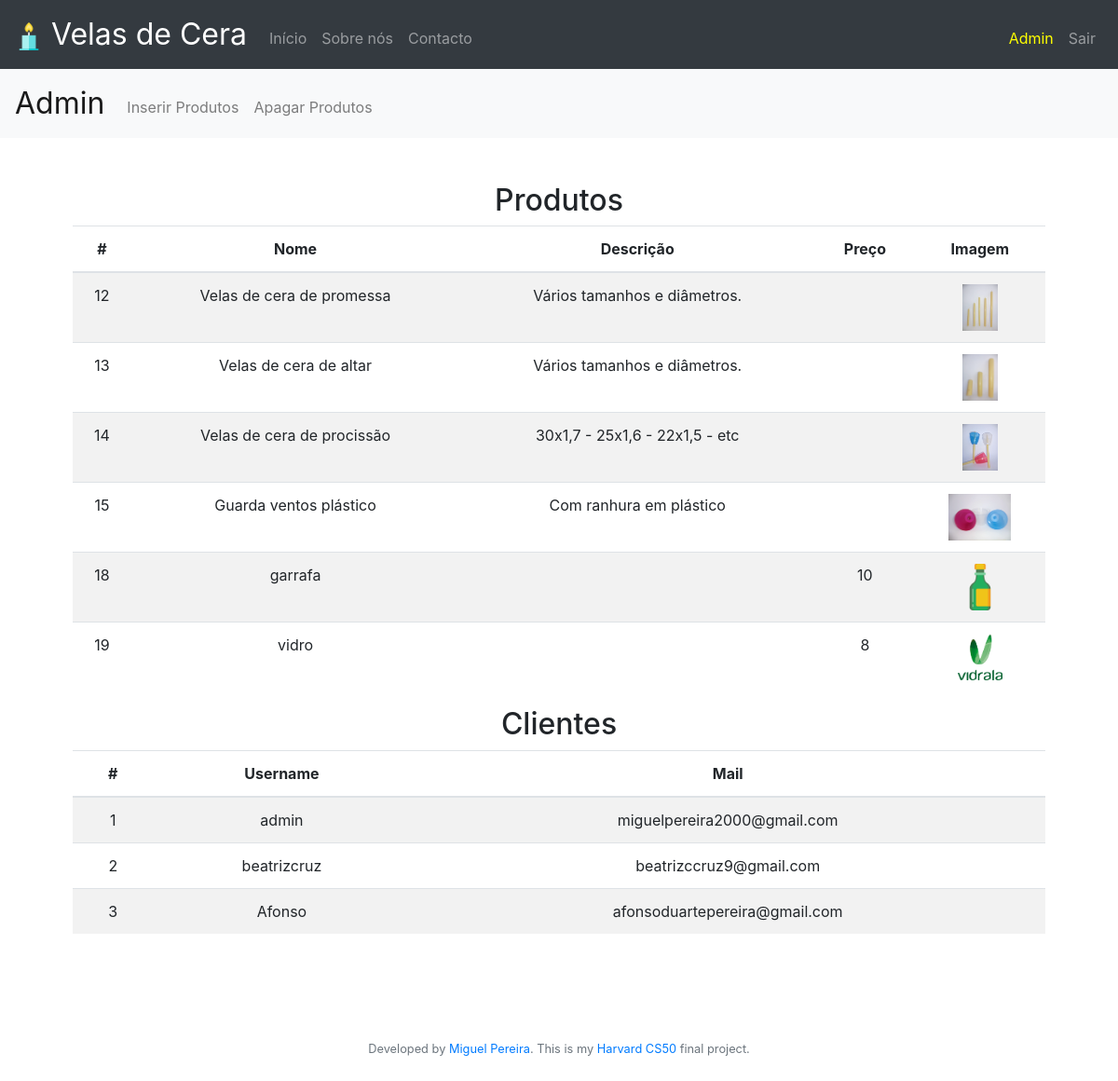
The page /admin (signed in) on the database its author committed.
### tables this page shows
CREATE TABLE produtos (
id integer not null primary key autoincrement,
image text,
name text not null,
desc text, price numeric);

CREATE TABLE users (id integer not null primary key autoincrement, username text not null, hash text not null, mail text not null unique, tipo text not null);

### app.py (the view)
@app.route("/admin", methods=["GET", "POST"])
@admin_login_required
def admin():
    produtos = db.execute("select id, name, desc, price, image from produtos")
    users = db.execute("select id, username, mail from users")
    return render_template("adminIndex.html", produtos=produtos, users = users)

### app.py (called while the page is built)
@app.after_request
def after_request(response):
    response.headers["Cache-Control"] = "no-cache, no-store, must-revalidate"
    response.headers["Expires"] = 0
    response.headers["Pragma"] = "no-cache"
    return response

def admin_login_required(f):
    @wraps(f)
    def decorated_function(*args, **kwargs):
        if session.get("user_id") is None:
            return redirect("/login")
        else:
            rows = db.execute("select * from users where id = :id", id=session.get("user_id"))
            if len(rows) != 1 or rows[0]["tipo"] != "admin":
                return apology("Não és admin", 400)
        return f(*args, **kwargs)
    return decorated_function

### templates/adminIndex.html (shortened to what this page needs)
{% extends "admin.html" %}
{% block mainAdmin %}
    <table class="table table-striped">
        <thead>
            <h2>
                Produtos
            </h2>
            <tr>
                <th>#</th>
                <th>Nome</th>
                <th>Descrição</th>
                <th>Preço</th>
                <th>Imagem</th>
            </tr>
        </thead>
        <tbody>
        {% for produto in produtos %}
            <tr>
                <td>{{ produto.id }}</td>
                <td>{{ produto.name }}</td>
                <td>{{ produto.desc }}</td>
                <td>{{ produto.price }}</td>
                <td>
                    <img src="/static/image/uploads/{{ produto.image }}" style="object-fit:scale-down; height: 50px;">
                </td>
            </tr>
        {% endfor %}
        </tbody>
    </table>
    <table class="table table-striped">
        <thead>
            <h2>
                Clientes
            </h2>
            <tr>
                <th>#</th>
                <th>Username</th>
                <th>Mail</th>
            </tr>
        </thead>
        <tbody>
        {% for cliente in users %}
            <tr>
                <td>{{ cliente.id }}</td>
                <td>{{ cliente.username }}</td>
                <td>{{ cliente.mail }}</td>
            </tr>
        {% endfor %}
        </tbody>
    </table>
{% endblock %}

### static/styles.css (style rules this page uses)
main img { max-width: 100%; }

### rows shown on the page
produtos: id "12", name "Velas de cera de promessa", desc "Vários tamanhos e diâmetros.", image (picture)
produtos: id "13", name "Velas de cera de altar", desc "Vários tamanhos e diâmetros.", image (picture)
produtos: id "14", name "Velas de cera de procissão", desc "30x1,7 - 25x1,6 - 22x1,5 - etc", image (picture)
produtos: id "15", name "Guarda ventos plástico", desc "Com ranhura em plástico", image (picture)
produtos: id "18", name "garrafa", price "10", image (picture)
produtos: id "19", name "vidro", price "8", image (picture)
users: id "1", username "admin", mail "miguelpereira2000@gmail.com"
users: id "2", username "beatrizcruz", mail "beatrizccruz9@gmail.com"
users: id "3", username "Afonso", mail "afonsoduartepereira@gmail.com"
